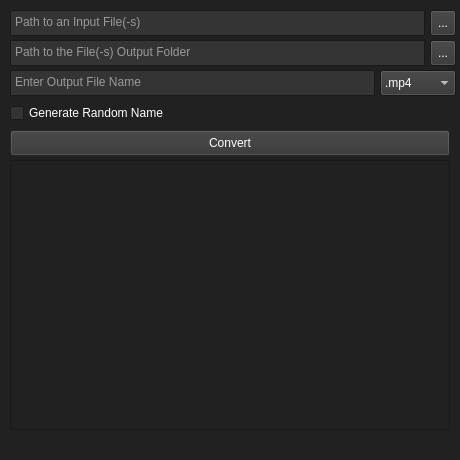
<?xml version="1.0" encoding="UTF-8"?>
<ui version="4.0">
 <class>MainWindow</class>
 <widget class="QMainWindow" name="MainWindow">
  <property name="geometry">
   <rect>
    <x>0</x>
    <y>0</y>
    <width>460</width>
    <height>460</height>
   </rect>
  </property>
  <property name="sizePolicy">
   <sizepolicy hsizetype="Fixed" vsizetype="Fixed">
    <horstretch>0</horstretch>
    <verstretch>0</verstretch>
   </sizepolicy>
  </property>
  <property name="minimumSize">
   <size>
    <width>460</width>
    <height>460</height>
   </size>
  </property>
  <property name="maximumSize">
   <size>
    <width>460</width>
    <height>460</height>
   </size>
  </property>
  <property name="palette">
   <palette>
    <active>
     <colorrole role="WindowText">
      <brush brushstyle="SolidPattern">
       <color alpha="255">
        <red>255</red>
        <green>255</green>
        <blue>255</blue>
       </color>
      </brush>
     </colorrole>
     <colorrole role="Button">
      <brush brushstyle="SolidPattern">
       <color alpha="255">
        <red>52</red>
        <green>52</green>
        <blue>52</blue>
       </color>
      </brush>
     </colorrole>
     <colorrole role="Light">
      <brush brushstyle="SolidPattern">
       <color alpha="255">
        <red>52</red>
        <green>52</green>
        <blue>52</blue>
       </color>
      </brush>
     </colorrole>
     <colorrole role="Midlight">
      <brush brushstyle="SolidPattern">
       <color alpha="255">
        <red>41</red>
        <green>41</green>
        <blue>41</blue>
       </color>
      </brush>
     </colorrole>
     <colorrole role="Dark">
      <brush brushstyle="SolidPattern">
       <color alpha="255">
        <red>16</red>
        <green>16</green>
        <blue>16</blue>
       </color>
      </brush>
     </colorrole>
     <colorrole role="Mid">
      <brush brushstyle="SolidPattern">
       <color alpha="255">
        <red>117</red>
        <green>117</green>
        <blue>117</blue>
       </color>
      </brush>
     </colorrole>
     <colorrole role="Text">
      <brush brushstyle="SolidPattern">
       <color alpha="255">
        <red>255</red>
        <green>255</green>
        <blue>255</blue>
       </color>
      </brush>
     </colorrole>
     <colorrole role="BrightText">
      <brush brushstyle="SolidPattern">
       <color alpha="255">
        <red>255</red>
        <green>255</green>
        <blue>255</blue>
       </color>
      </brush>
     </colorrole>
     <colorrole role="ButtonText">
      <brush brushstyle="SolidPattern">
       <color alpha="255">
        <red>255</red>
        <green>255</green>
        <blue>255</blue>
       </color>
      </brush>
     </colorrole>
     <colorrole role="Base">
      <brush brushstyle="SolidPattern">
       <color alpha="255">
        <red>52</red>
        <green>52</green>
        <blue>52</blue>
       </color>
      </brush>
     </colorrole>
     <colorrole role="Window">
      <brush brushstyle="SolidPattern">
       <color alpha="255">
        <red>33</red>
        <green>33</green>
        <blue>33</blue>
       </color>
      </brush>
     </colorrole>
     <colorrole role="Shadow">
      <brush brushstyle="SolidPattern">
       <color alpha="255">
        <red>0</red>
        <green>0</green>
        <blue>0</blue>
       </color>
      </brush>
     </colorrole>
     <colorrole role="AlternateBase">
      <brush brushstyle="SolidPattern">
       <color alpha="255">
        <red>33</red>
        <green>33</green>
        <blue>33</blue>
       </color>
      </brush>
     </colorrole>
     <colorrole role="ToolTipBase">
      <brush brushstyle="SolidPattern">
       <color alpha="255">
        <red>255</red>
        <green>255</green>
        <blue>220</blue>
       </color>
      </brush>
     </colorrole>
     <colorrole role="ToolTipText">
      <brush brushstyle="SolidPattern">
       <color alpha="255">
        <red>0</red>
        <green>0</green>
        <blue>0</blue>
       </color>
      </brush>
     </colorrole>
     <colorrole role="PlaceholderText">
      <brush brushstyle="SolidPattern">
       <color alpha="127">
        <red>255</red>
        <green>255</green>
        <blue>255</blue>
       </color>
      </brush>
     </colorrole>
    </active>
    <inactive>
     <colorrole role="WindowText">
      <brush brushstyle="SolidPattern">
       <color alpha="255">
        <red>255</red>
        <green>255</green>
        <blue>255</blue>
       </color>
      </brush>
     </colorrole>
     <colorrole role="Button">
      <brush brushstyle="SolidPattern">
       <color alpha="255">
        <red>52</red>
        <green>52</green>
        <blue>52</blue>
       </color>
      </brush>
     </colorrole>
     <colorrole role="Light">
      <brush brushstyle="SolidPattern">
       <color alpha="255">
        <red>52</red>
        <green>52</green>
        <blue>52</blue>
       </color>
      </brush>
     </colorrole>
     <colorrole role="Midlight">
      <brush brushstyle="SolidPattern">
       <color alpha="255">
        <red>41</red>
        <green>41</green>
        <blue>41</blue>
       </color>
      </brush>
     </colorrole>
     <colorrole role="Dark">
      <brush brushstyle="SolidPattern">
       <color alpha="255">
        <red>16</red>
        <green>16</green>
        <blue>16</blue>
       </color>
      </brush>
     </colorrole>
     <colorrole role="Mid">
      <brush brushstyle="SolidPattern">
       <color alpha="255">
        <red>117</red>
        <green>117</green>
        <blue>117</blue>
       </color>
      </brush>
     </colorrole>
     <colorrole role="Text">
      <brush brushstyle="SolidPattern">
       <color alpha="255">
        <red>255</red>
        <green>255</green>
        <blue>255</blue>
       </color>
      </brush>
     </colorrole>
     <colorrole role="BrightText">
      <brush brushstyle="SolidPattern">
       <color alpha="255">
        <red>255</red>
        <green>255</green>
        <blue>255</blue>
       </color>
      </brush>
     </colorrole>
     <colorrole role="ButtonText">
      <brush brushstyle="SolidPattern">
       <color alpha="255">
        <red>255</red>
        <green>255</green>
        <blue>255</blue>
       </color>
      </brush>
     </colorrole>
     <colorrole role="Base">
      <brush brushstyle="SolidPattern">
       <color alpha="255">
        <red>52</red>
        <green>52</green>
        <blue>52</blue>
       </color>
      </brush>
     </colorrole>
     <colorrole role="Window">
      <brush brushstyle="SolidPattern">
       <color alpha="255">
        <red>33</red>
        <green>33</green>
        <blue>33</blue>
       </color>
      </brush>
     </colorrole>
     <colorrole role="Shadow">
      <brush brushstyle="SolidPattern">
       <color alpha="255">
        <red>0</red>
        <green>0</green>
        <blue>0</blue>
       </color>
      </brush>
     </colorrole>
     <colorrole role="AlternateBase">
      <brush brushstyle="SolidPattern">
       <color alpha="255">
        <red>33</red>
        <green>33</green>
        <blue>33</blue>
       </color>
      </brush>
     </colorrole>
     <colorrole role="ToolTipBase">
      <brush brushstyle="SolidPattern">
       <color alpha="255">
        <red>255</red>
        <green>255</green>
        <blue>220</blue>
       </color>
      </brush>
     </colorrole>
     <colorrole role="ToolTipText">
      <brush brushstyle="SolidPattern">
       <color alpha="255">
        <red>0</red>
        <green>0</green>
        <blue>0</blue>
       </color>
      </brush>
     </colorrole>
     <colorrole role="PlaceholderText">
      <brush brushstyle="SolidPattern">
       <color alpha="127">
        <red>255</red>
        <green>255</green>
        <blue>255</blue>
       </color>
      </brush>
     </colorrole>
    </inactive>
    <disabled>
     <colorrole role="WindowText">
      <brush brushstyle="SolidPattern">
       <color alpha="255">
        <red>16</red>
        <green>16</green>
        <blue>16</blue>
       </color>
      </brush>
     </colorrole>
     <colorrole role="Button">
      <brush brushstyle="SolidPattern">
       <color alpha="255">
        <red>52</red>
        <green>52</green>
        <blue>52</blue>
       </color>
      </brush>
     </colorrole>
     <colorrole role="Light">
      <brush brushstyle="SolidPattern">
       <color alpha="255">
        <red>52</red>
        <green>52</green>
        <blue>52</blue>
       </color>
      </brush>
     </colorrole>
     <colorrole role="Midlight">
      <brush brushstyle="SolidPattern">
       <color alpha="255">
        <red>41</red>
        <green>41</green>
        <blue>41</blue>
       </color>
      </brush>
     </colorrole>
     <colorrole role="Dark">
      <brush brushstyle="SolidPattern">
       <color alpha="255">
        <red>16</red>
        <green>16</green>
        <blue>16</blue>
       </color>
      </brush>
     </colorrole>
     <colorrole role="Mid">
      <brush brushstyle="SolidPattern">
       <color alpha="255">
        <red>117</red>
        <green>117</green>
        <blue>117</blue>
       </color>
      </brush>
     </colorrole>
     <colorrole role="Text">
      <brush brushstyle="SolidPattern">
       <color alpha="255">
        <red>16</red>
        <green>16</green>
        <blue>16</blue>
       </color>
      </brush>
     </colorrole>
     <colorrole role="BrightText">
      <brush brushstyle="SolidPattern">
       <color alpha="255">
        <red>255</red>
        <green>255</green>
        <blue>255</blue>
       </color>
      </brush>
     </colorrole>
     <colorrole role="ButtonText">
      <brush brushstyle="SolidPattern">
       <color alpha="255">
        <red>16</red>
        <green>16</green>
        <blue>16</blue>
       </color>
      </brush>
     </colorrole>
     <colorrole role="Base">
      <brush brushstyle="SolidPattern">
       <color alpha="255">
        <red>33</red>
        <green>33</green>
        <blue>33</blue>
       </color>
      </brush>
     </colorrole>
     <colorrole role="Window">
      <brush brushstyle="SolidPattern">
       <color alpha="255">
        <red>33</red>
        <green>33</green>
        <blue>33</blue>
       </color>
      </brush>
     </colorrole>
     <colorrole role="Shadow">
      <brush brushstyle="SolidPattern">
       <color alpha="255">
        <red>0</red>
        <green>0</green>
        <blue>0</blue>
       </color>
      </brush>
     </colorrole>
     <colorrole role="AlternateBase">
      <brush brushstyle="SolidPattern">
       <color alpha="255">
        <red>33</red>
        <green>33</green>
        <blue>33</blue>
       </color>
      </brush>
     </colorrole>
     <colorrole role="ToolTipBase">
      <brush brushstyle="SolidPattern">
       <color alpha="255">
        <red>255</red>
        <green>255</green>
        <blue>220</blue>
       </color>
      </brush>
     </colorrole>
     <colorrole role="ToolTipText">
      <brush brushstyle="SolidPattern">
       <color alpha="255">
        <red>0</red>
        <green>0</green>
        <blue>0</blue>
       </color>
      </brush>
     </colorrole>
     <colorrole role="PlaceholderText">
      <brush brushstyle="SolidPattern">
       <color alpha="127">
        <red>16</red>
        <green>16</green>
        <blue>16</blue>
       </color>
      </brush>
     </colorrole>
    </disabled>
   </palette>
  </property>
  <property name="windowTitle">
   <string>tengu</string>
  </property>
  <property name="windowIcon">
   <iconset>
    <normaloff>icon.png</normaloff>icon.png</iconset>
  </property>
  <property name="iconSize">
   <size>
    <width>32</width>
    <height>32</height>
   </size>
  </property>
  <widget class="QWidget" name="centralwidget">
   <widget class="QTextEdit" name="TE_inputFiles">
    <property name="geometry">
     <rect>
      <x>10</x>
      <y>10</y>
      <width>415</width>
      <height>26</height>
     </rect>
    </property>
    <property name="placeholderText">
     <string>Path to an Input File(-s)</string>
    </property>
   </widget>
   <widget class="QTextEdit" name="TE_outputFolder">
    <property name="geometry">
     <rect>
      <x>10</x>
      <y>40</y>
      <width>415</width>
      <height>26</height>
     </rect>
    </property>
    <property name="placeholderText">
     <string>Path to the File(-s) Output Folder</string>
    </property>
   </widget>
   <widget class="QTextEdit" name="TE_outputFileName">
    <property name="geometry">
     <rect>
      <x>10</x>
      <y>70</y>
      <width>365</width>
      <height>26</height>
     </rect>
    </property>
    <property name="placeholderText">
     <string>Enter Output File Name</string>
    </property>
   </widget>
   <widget class="QComboBox" name="CB_outputFileFormat">
    <property name="geometry">
     <rect>
      <x>380</x>
      <y>70</y>
      <width>76</width>
      <height>26</height>
     </rect>
    </property>
    <item>
     <property name="text">
      <string>.mp4</string>
     </property>
    </item>
    <item>
     <property name="text">
      <string>.webm</string>
     </property>
    </item>
    <item>
     <property name="text">
      <string>.mkv</string>
     </property>
    </item>
    <item>
     <property name="text">
      <string>.avi</string>
     </property>
    </item>
    <item>
     <property name="text">
      <string>.mov</string>
     </property>
    </item>
    <item>
     <property name="text">
      <string>.gif</string>
     </property>
    </item>
   </widget>
   <widget class="QToolButton" name="OD_inputFiles">
    <property name="geometry">
     <rect>
      <x>430</x>
      <y>10</y>
      <width>26</width>
      <height>26</height>
     </rect>
    </property>
    <property name="text">
     <string>...</string>
    </property>
   </widget>
   <widget class="QToolButton" name="OD_outputFolder">
    <property name="geometry">
     <rect>
      <x>430</x>
      <y>40</y>
      <width>26</width>
      <height>26</height>
     </rect>
    </property>
    <property name="text">
     <string>...</string>
    </property>
   </widget>
   <widget class="QCheckBox" name="GEN_randomName">
    <property name="geometry">
     <rect>
      <x>10</x>
      <y>100</y>
      <width>440</width>
      <height>26</height>
     </rect>
    </property>
    <property name="text">
     <string>Generate Random Name</string>
    </property>
   </widget>
   <widget class="QPushButton" name="PB_beginConvert">
    <property name="geometry">
     <rect>
      <x>10</x>
      <y>130</y>
      <width>440</width>
      <height>26</height>
     </rect>
    </property>
    <property name="palette">
     <palette>
      <active>
       <colorrole role="WindowText">
        <brush brushstyle="SolidPattern">
         <color alpha="255">
          <red>255</red>
          <green>255</green>
          <blue>255</blue>
         </color>
        </brush>
       </colorrole>
       <colorrole role="Button">
        <brush brushstyle="SolidPattern">
         <color alpha="255">
          <red>52</red>
          <green>52</green>
          <blue>52</blue>
         </color>
        </brush>
       </colorrole>
       <colorrole role="Light">
        <brush brushstyle="SolidPattern">
         <color alpha="255">
          <red>78</red>
          <green>78</green>
          <blue>78</blue>
         </color>
        </brush>
       </colorrole>
       <colorrole role="Midlight">
        <brush brushstyle="SolidPattern">
         <color alpha="255">
          <red>65</red>
          <green>65</green>
          <blue>65</blue>
         </color>
        </brush>
       </colorrole>
       <colorrole role="Dark">
        <brush brushstyle="SolidPattern">
         <color alpha="255">
          <red>26</red>
          <green>26</green>
          <blue>26</blue>
         </color>
        </brush>
       </colorrole>
       <colorrole role="Mid">
        <brush brushstyle="SolidPattern">
         <color alpha="255">
          <red>35</red>
          <green>35</green>
          <blue>35</blue>
         </color>
        </brush>
       </colorrole>
       <colorrole role="Text">
        <brush brushstyle="SolidPattern">
         <color alpha="255">
          <red>255</red>
          <green>255</green>
          <blue>255</blue>
         </color>
        </brush>
       </colorrole>
       <colorrole role="BrightText">
        <brush brushstyle="SolidPattern">
         <color alpha="255">
          <red>255</red>
          <green>255</green>
          <blue>255</blue>
         </color>
        </brush>
       </colorrole>
       <colorrole role="ButtonText">
        <brush brushstyle="SolidPattern">
         <color alpha="255">
          <red>255</red>
          <green>255</green>
          <blue>255</blue>
         </color>
        </brush>
       </colorrole>
       <colorrole role="Base">
        <brush brushstyle="SolidPattern">
         <color alpha="255">
          <red>0</red>
          <green>0</green>
          <blue>0</blue>
         </color>
        </brush>
       </colorrole>
       <colorrole role="Window">
        <brush brushstyle="SolidPattern">
         <color alpha="255">
          <red>52</red>
          <green>52</green>
          <blue>52</blue>
         </color>
        </brush>
       </colorrole>
       <colorrole role="Shadow">
        <brush brushstyle="SolidPattern">
         <color alpha="255">
          <red>0</red>
          <green>0</green>
          <blue>0</blue>
         </color>
        </brush>
       </colorrole>
       <colorrole role="AlternateBase">
        <brush brushstyle="SolidPattern">
         <color alpha="255">
          <red>26</red>
          <green>26</green>
          <blue>26</blue>
         </color>
        </brush>
       </colorrole>
       <colorrole role="ToolTipBase">
        <brush brushstyle="SolidPattern">
         <color alpha="255">
          <red>255</red>
          <green>255</green>
          <blue>220</blue>
         </color>
        </brush>
       </colorrole>
       <colorrole role="ToolTipText">
        <brush brushstyle="SolidPattern">
         <color alpha="255">
          <red>0</red>
          <green>0</green>
          <blue>0</blue>
         </color>
        </brush>
       </colorrole>
       <colorrole role="PlaceholderText">
        <brush brushstyle="SolidPattern">
         <color alpha="127">
          <red>255</red>
          <green>255</green>
          <blue>255</blue>
         </color>
        </brush>
       </colorrole>
      </active>
      <inactive>
       <colorrole role="WindowText">
        <brush brushstyle="SolidPattern">
         <color alpha="255">
          <red>255</red>
          <green>255</green>
          <blue>255</blue>
         </color>
        </brush>
       </colorrole>
       <colorrole role="Button">
        <brush brushstyle="SolidPattern">
         <color alpha="255">
          <red>52</red>
          <green>52</green>
          <blue>52</blue>
         </color>
        </brush>
       </colorrole>
       <colorrole role="Light">
        <brush brushstyle="SolidPattern">
         <color alpha="255">
          <red>78</red>
          <green>78</green>
          <blue>78</blue>
         </color>
        </brush>
       </colorrole>
       <colorrole role="Midlight">
        <brush brushstyle="SolidPattern">
         <color alpha="255">
          <red>65</red>
          <green>65</green>
          <blue>65</blue>
         </color>
        </brush>
       </colorrole>
       <colorrole role="Dark">
        <brush brushstyle="SolidPattern">
         <color alpha="255">
          <red>26</red>
          <green>26</green>
          <blue>26</blue>
         </color>
        </brush>
       </colorrole>
       <colorrole role="Mid">
        <brush brushstyle="SolidPattern">
         <color alpha="255">
          <red>35</red>
          <green>35</green>
          <blue>35</blue>
         </color>
        </brush>
       </colorrole>
       <colorrole role="Text">
        <brush brushstyle="SolidPattern">
         <color alpha="255">
          <red>255</red>
          <green>255</green>
          <blue>255</blue>
         </color>
        </brush>
       </colorrole>
       <colorrole role="BrightText">
        <brush brushstyle="SolidPattern">
         <color alpha="255">
          <red>255</red>
          <green>255</green>
          <blue>255</blue>
         </color>
        </brush>
       </colorrole>
       <colorrole role="ButtonText">
        <brush brushstyle="SolidPattern">
         <color alpha="255">
          <red>255</red>
          <green>255</green>
          <blue>255</blue>
         </color>
        </brush>
       </colorrole>
       <colorrole role="Base">
        <brush brushstyle="SolidPattern">
         <color alpha="255">
          <red>0</red>
          <green>0</green>
          <blue>0</blue>
         </color>
        </brush>
       </colorrole>
       <colorrole role="Window">
        <brush brushstyle="SolidPattern">
         <color alpha="255">
          <red>52</red>
          <green>52</green>
          <blue>52</blue>
         </color>
        </brush>
       </colorrole>
       <colorrole role="Shadow">
        <brush brushstyle="SolidPattern">
         <color alpha="255">
          <red>0</red>
          <green>0</green>
          <blue>0</blue>
         </color>
        </brush>
       </colorrole>
       <colorrole role="AlternateBase">
        <brush brushstyle="SolidPattern">
         <color alpha="255">
          <red>26</red>
          <green>26</green>
          <blue>26</blue>
         </color>
        </brush>
       </colorrole>
       <colorrole role="ToolTipBase">
        <brush brushstyle="SolidPattern">
         <color alpha="255">
          <red>255</red>
          <green>255</green>
          <blue>220</blue>
         </color>
        </brush>
       </colorrole>
       <colorrole role="ToolTipText">
        <brush brushstyle="SolidPattern">
         <color alpha="255">
          <red>0</red>
          <green>0</green>
          <blue>0</blue>
         </color>
        </brush>
       </colorrole>
       <colorrole role="PlaceholderText">
        <brush brushstyle="SolidPattern">
         <color alpha="127">
          <red>255</red>
          <green>255</green>
          <blue>255</blue>
         </color>
        </brush>
       </colorrole>
      </inactive>
      <disabled>
       <colorrole role="WindowText">
        <brush brushstyle="SolidPattern">
         <color alpha="255">
          <red>26</red>
          <green>26</green>
          <blue>26</blue>
         </color>
        </brush>
       </colorrole>
       <colorrole role="Button">
        <brush brushstyle="SolidPattern">
         <color alpha="255">
          <red>52</red>
          <green>52</green>
          <blue>52</blue>
         </color>
        </brush>
       </colorrole>
       <colorrole role="Light">
        <brush brushstyle="SolidPattern">
         <color alpha="255">
          <red>78</red>
          <green>78</green>
          <blue>78</blue>
         </color>
        </brush>
       </colorrole>
       <colorrole role="Midlight">
        <brush brushstyle="SolidPattern">
         <color alpha="255">
          <red>65</red>
          <green>65</green>
          <blue>65</blue>
         </color>
        </brush>
       </colorrole>
       <colorrole role="Dark">
        <brush brushstyle="SolidPattern">
         <color alpha="255">
          <red>26</red>
          <green>26</green>
          <blue>26</blue>
         </color>
        </brush>
       </colorrole>
       <colorrole role="Mid">
        <brush brushstyle="SolidPattern">
         <color alpha="255">
          <red>35</red>
          <green>35</green>
          <blue>35</blue>
         </color>
        </brush>
       </colorrole>
       <colorrole role="Text">
        <brush brushstyle="SolidPattern">
         <color alpha="255">
          <red>26</red>
          <green>26</green>
          <blue>26</blue>
         </color>
        </brush>
       </colorrole>
       <colorrole role="BrightText">
        <brush brushstyle="SolidPattern">
         <color alpha="255">
          <red>255</red>
          <green>255</green>
          <blue>255</blue>
         </color>
        </brush>
       </colorrole>
       <colorrole role="ButtonText">
        <brush brushstyle="SolidPattern">
         <color alpha="255">
          <red>26</red>
          <green>26</green>
          <blue>26</blue>
         </color>
        </brush>
       </colorrole>
       <colorrole role="Base">
        <brush brushstyle="SolidPattern">
         <color alpha="255">
          <red>52</red>
          <green>52</green>
          <blue>52</blue>
         </color>
        </brush>
       </colorrole>
       <colorrole role="Window">
        <brush brushstyle="SolidPattern">
         <color alpha="255">
          <red>52</red>
          <green>52</green>
          <blue>52</blue>
         </color>
        </brush>
       </colorrole>
       <colorrole role="Shadow">
        <brush brushstyle="SolidPattern">
         <color alpha="255">
          <red>0</red>
          <green>0</green>
          <blue>0</blue>
         </color>
        </brush>
       </colorrole>
       <colorrole role="AlternateBase">
        <brush brushstyle="SolidPattern">
         <color alpha="255">
          <red>52</red>
          <green>52</green>
          <blue>52</blue>
         </color>
        </brush>
       </colorrole>
       <colorrole role="ToolTipBase">
        <brush brushstyle="SolidPattern">
         <color alpha="255">
          <red>255</red>
          <green>255</green>
          <blue>220</blue>
         </color>
        </brush>
       </colorrole>
       <colorrole role="ToolTipText">
        <brush brushstyle="SolidPattern">
         <color alpha="255">
          <red>0</red>
          <green>0</green>
          <blue>0</blue>
         </color>
        </brush>
       </colorrole>
       <colorrole role="PlaceholderText">
        <brush brushstyle="SolidPattern">
         <color alpha="127">
          <red>26</red>
          <green>26</green>
          <blue>26</blue>
         </color>
        </brush>
       </colorrole>
      </disabled>
     </palette>
    </property>
    <property name="text">
     <string>Convert</string>
    </property>
   </widget>
   <widget class="QScrollArea" name="scrollArea">
    <property name="geometry">
     <rect>
      <x>10</x>
      <y>160</y>
      <width>440</width>
      <height>270</height>
     </rect>
    </property>
    <property name="widgetResizable">
     <bool>true</bool>
    </property>
    <widget class="QWidget" name="scrollAreaWidgetContents">
     <property name="geometry">
      <rect>
       <x>0</x>
       <y>0</y>
       <width>438</width>
       <height>268</height>
      </rect>
     </property>
    </widget>
   </widget>
  </widget>
 </widget>
 <resources/>
 <connections/>
</ui>
